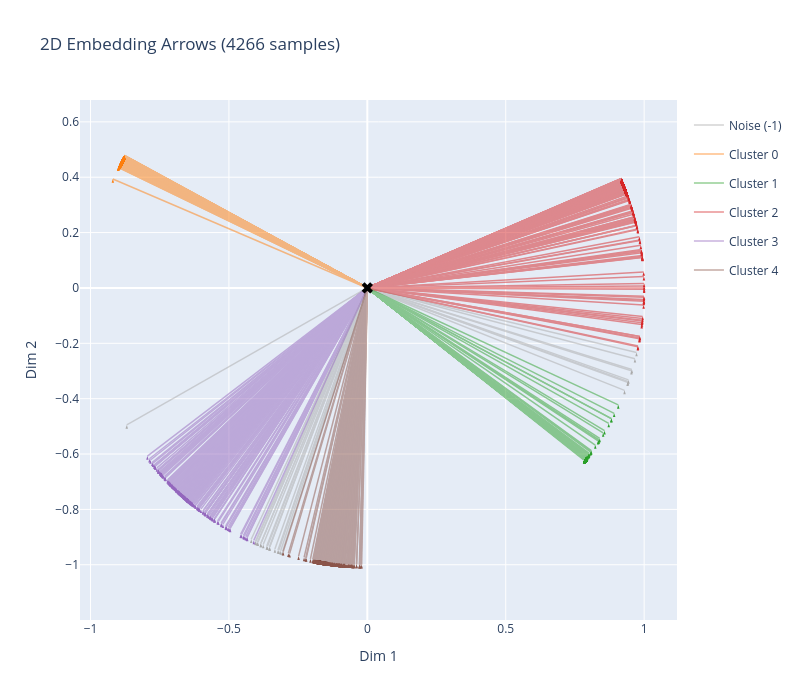

Write notebook code for a chart like this one.
### Code cell
from metric_learning.utils import plot_2d_arrows_stratified, plot_3d_arrows_stratified
from metric_learning import utils
from importlib import reload
dim = all_embeddings.shape[-1]

if dim == 2:
    fig = plot_2d_arrows_stratified(all_embeddings, Labels2, samples_per_cluster=1000)
    fig.show()
elif dim == 3:
    fig = plot_3d_arrows_stratified(all_embeddings, Labels2, samples_per_cluster=1000)
    fig.show()

### Figure 1 — Plotly figure (JSON) as saved in the notebook; plotly's stock layout.template omitted (floating-point values rounded to 4 significant figures; data arrays with more than 128 entries replaced by an {"elided": "..."} marker saying what was removed)
{"data": [{"hoverinfo": "skip", "legendgroup": "cluster_-1", "line": {"color": "#aaaaaa", "width": 1.5}, "mode": "lines", "name": "Noise (-1)", "opacity": 0.5, "type": "scatter", "x": [0, -0.3536, null, 0, -0.869, null, 0, 0.9291, null, 0, -0.3761, null, 0, -0.3131, null, 0, -0.4027, null, 0, -0.4194, null, 0, 0.9401, null, 0, -0.3227, null, 0, 0.9667, null, 0, 0.9542, null, 0, -0.3954, null, 0, -0.3197, null, 0, 0.9433, null, 0, 0.9413, null, 0, -0.3339, null, 0, -0.3524, null, 0, -0.4038, null, 0, -0.3967, null, 0, -0.3847, null, 0, -0.3066, null, 0, 0.9724, null, 0, -0.3849, null, 0, -0.3607, null, 0, -0.3631, null, 0, 0.9557, null], "y": [0, -0.9354, null, 0, -0.4948, null, 0, -0.3699, null, 0, -0.9266, null, 0, -0.9497, null, 0, -0.9153, null, 0, -0.9078, null, 0, -0.3408, null, 0, -0.9465, null, 0, -0.256, null, 0, -0.2993, null, 0, -0.9185, null, 0, -0.9475, null, 0, -0.332, null, 0, -0.3376, null, 0, -0.9426, null, 0, -0.9358, null, 0, -0.9148, null, 0, -0.9179, null, 0, -0.923, null, 0, -0.9519, null, 0, -0.2331, null, 0, -0.923, null, 0, -0.9327, null, 0, -0.9317, null, 0, -0.2945, null]}, {"hovertemplate": "Noise (-1)<br>(%{x:.3f}, %{y:.3f})<extra></extra>", "legendgroup": "cluster_-1", "marker": {"angle": 0, "color": "#aaaaaa", "size": 4, "symbol": "arrow"}, "mode": "markers", "showlegend": false, "type": "scatter", "x": [-0.3536, -0.869, 0.9291, -0.3761, -0.3131, -0.4027, -0.4194, 0.9401, -0.3227, 0.9667, 0.9542, -0.3954, -0.3197, 0.9433, 0.9413, -0.3339, -0.3524, -0.4038, -0.3967, -0.3847, -0.3066, 0.9724, -0.3849, -0.3607, -0.3631, 0.9557], "y": [-0.9354, -0.4948, -0.3699, -0.9266, -0.9497, -0.9153, -0.9078, -0.3408, -0.9465, -0.256, -0.2993, -0.9185, -0.9475, -0.332, -0.3376, -0.9426, -0.9358, -0.9148, -0.9179, -0.923, -0.9519, -0.2331, -0.923, -0.9327, -0.9317, -0.2945]}, {"hoverinfo": "skip", "legendgroup": "cluster_0", "line": {"color": "#ff7f0e", "width": 1.5}, "mode": "lines", "name": "Cluster 0", "opacity": 0.5, "type": "scatter", "x": {"elided": "3000 float values"}, "y": {"elided": "3000 float values"}}, {"hovertemplate": "Cluster 0<br>(%{x:.3f}, %{y:.3f})<extra></extra>", "legendgroup": "cluster_0", "marker": {"angle": 0, "color": "#ff7f0e", "size": 4, "symbol": "arrow"}, "mode": "markers", "showlegend": false, "type": "scatter", "x": {"elided": "1000 float values"}, "y": {"elided": "1000 float values"}}, {"hoverinfo": "skip", "legendgroup": "cluster_1", "line": {"color": "#2ca02c", "width": 1.5}, "mode": "lines", "name": "Cluster 1", "opacity": 0.5, "type": "scatter", "x": {"elided": "3000 float values"}, "y": {"elided": "3000 float values"}}, {"hovertemplate": "Cluster 1<br>(%{x:.3f}, %{y:.3f})<extra></extra>", "legendgroup": "cluster_1", "marker": {"angle": 0, "color": "#2ca02c", "size": 4, "symbol": "arrow"}, "mode": "markers", "showlegend": false, "type": "scatter", "x": {"elided": "1000 float values"}, "y": {"elided": "1000 float values"}}, {"hoverinfo": "skip", "legendgroup": "cluster_2", "line": {"color": "#d62728", "width": 1.5}, "mode": "lines", "name": "Cluster 2", "opacity": 0.5, "type": "scatter", "x": {"elided": "3000 float values"}, "y": {"elided": "3000 float values"}}, {"hovertemplate": "Cluster 2<br>(%{x:.3f}, %{y:.3f})<extra></extra>", "legendgroup": "cluster_2", "marker": {"angle": 0, "color": "#d62728", "size": 4, "symbol": "arrow"}, "mode": "markers", "showlegend": false, "type": "scatter", "x": {"elided": "1000 float values"}, "y": {"elided": "1000 float values"}}, {"hoverinfo": "skip", "legendgroup": "cluster_3", "line": {"color": "#9467bd", "width": 1.5}, "mode": "lines", "name": "Cluster 3", "opacity": 0.5, "type": "scatter", "x": {"elided": "720 float values"}, "y": {"elided": "720 float values"}}, {"hovertemplate": "Cluster 3<br>(%{x:.3f}, %{y:.3f})<extra></extra>", "legendgroup": "cluster_3", "marker": {"angle": 0, "color": "#9467bd", "size": 4, "symbol": "arrow"}, "mode": "markers", "showlegend": false, "type": "scatter", "x": {"elided": "240 float values"}, "y": {"elided": "240 float values"}}, {"hoverinfo": "skip", "legendgroup": "cluster_4", "line": {"color": "#8c564b", "width": 1.5}, "mode": "lines", "name": "Cluster 4", "opacity": 0.5, "type": "scatter", "x": {"elided": "3000 float values"}, "y": {"elided": "3000 float values"}}, {"hovertemplate": "Cluster 4<br>(%{x:.3f}, %{y:.3f})<extra></extra>", "legendgroup": "cluster_4", "marker": {"angle": 0, "color": "#8c564b", "size": 4, "symbol": "arrow"}, "mode": "markers", "showlegend": false, "type": "scatter", "x": {"elided": "1000 float values"}, "y": {"elided": "1000 float values"}}, {"marker": {"color": "black", "size": 10, "symbol": "x"}, "mode": "markers", "name": "Origin", "showlegend": false, "type": "scatter", "x": [0], "y": [0]}], "layout": {"height": 700, "legend": {"itemclick": "toggle", "itemdoubleclick": "toggleothers", "x": 1.02, "y": 0.98}, "title": {"text": "2D Embedding Arrows (4266 samples)"}, "width": 800, "xaxis": {"scaleanchor": "y", "scaleratio": 1, "title": {"text": "Dim 1"}}, "yaxis": {"title": {"text": "Dim 2"}}}}
